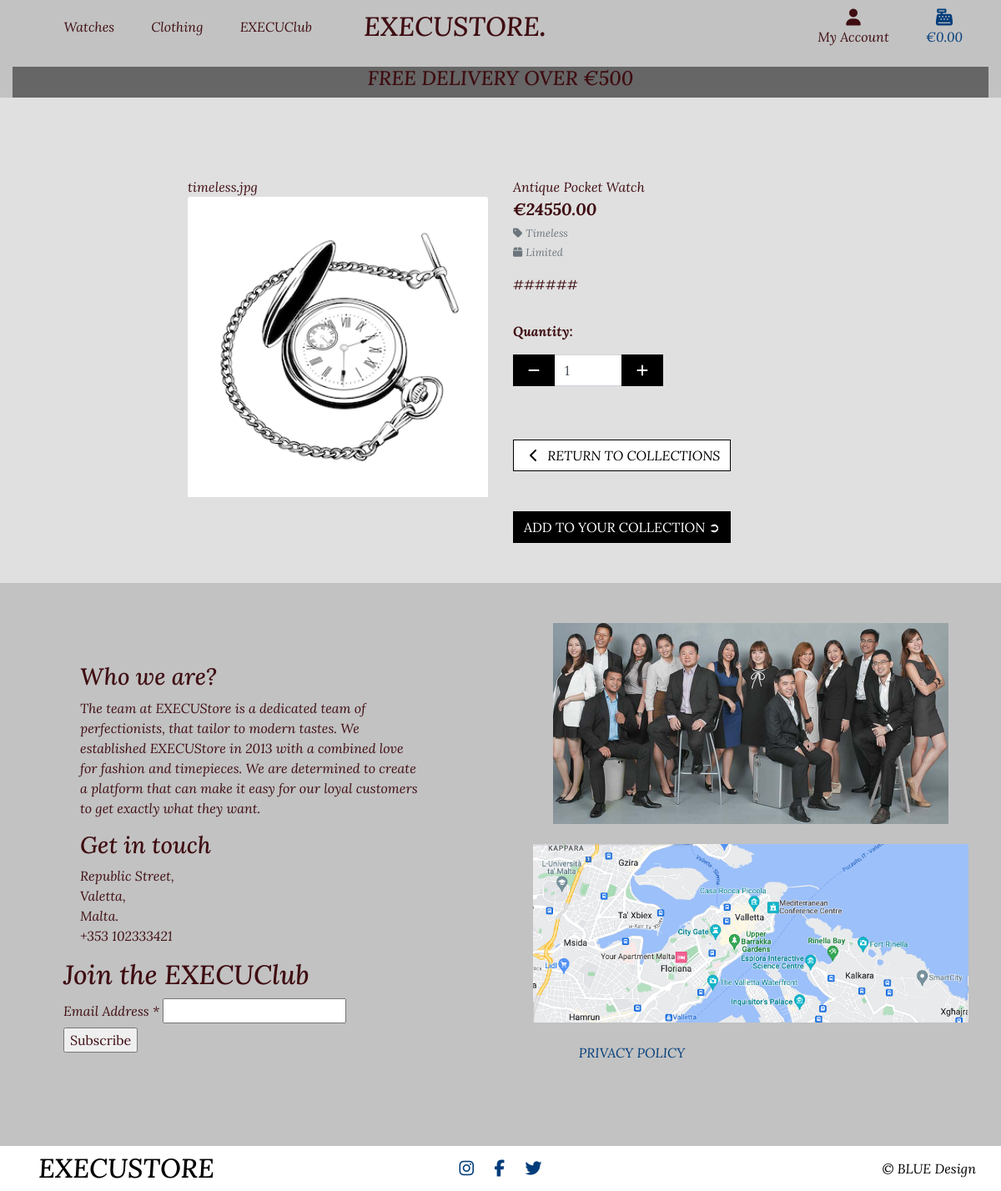
Before: /products/3/ with the older database file.
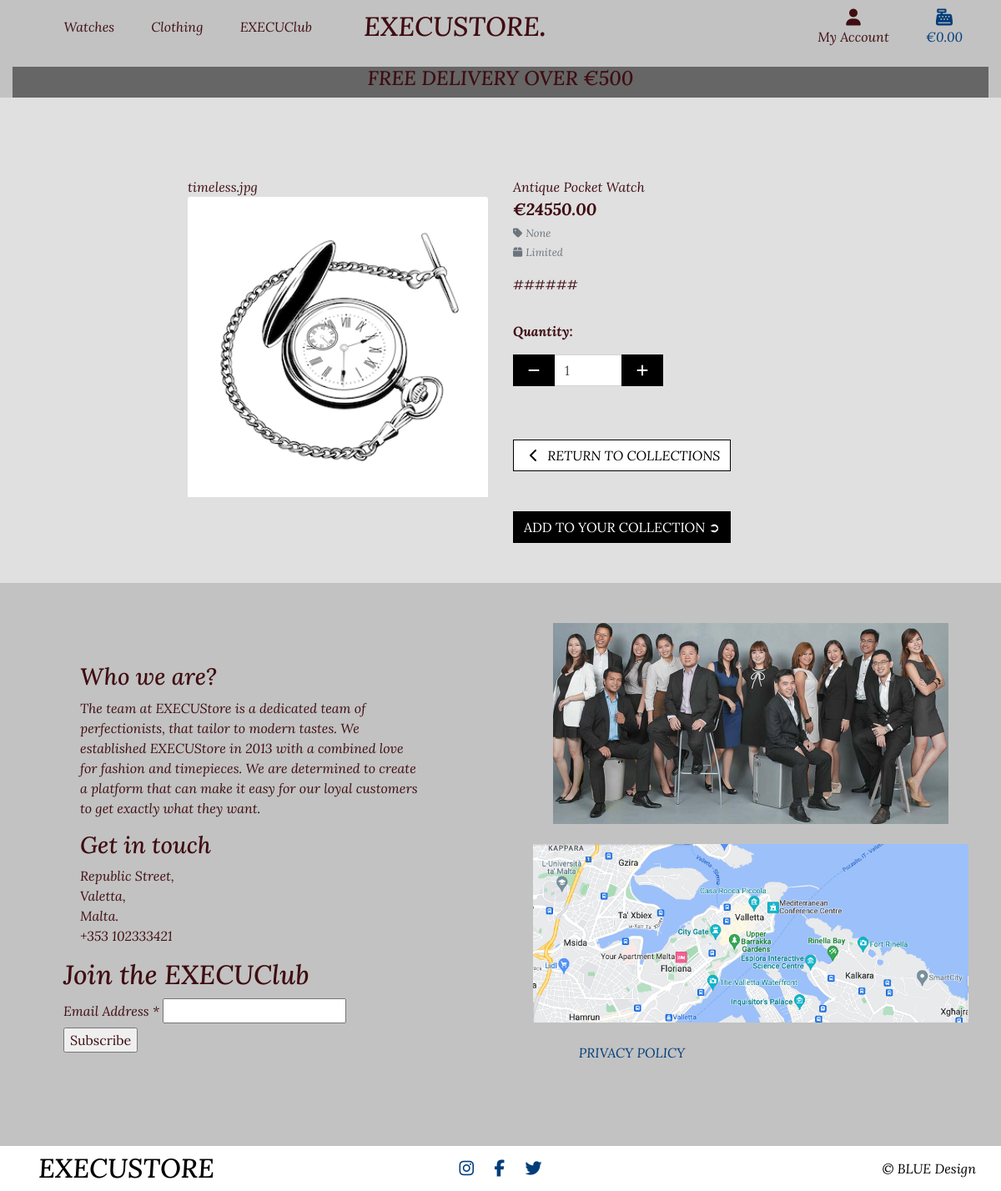
After: the same page with the newer database file.
### products/models.py (models this page shows, shortened)
class Product(models.Model):
    category = models.ForeignKey('Category', null=True, blank=True,
                                 on_delete=models.SET_NULL)
    name = models.CharField(max_length=255)
    product_id = models.CharField(max_length=254, null=True, blank=True)
    description = models.TextField()
    price = models.DecimalField(max_digits=15, decimal_places=2)
    availability = models.CharField(max_length=255)
    image_url = models.URLField(max_length=1024, null=True, blank=True)
    image = models.ImageField(null=True, blank=True)

class Category(models.Model):
    name = models.CharField(max_length=254)
    friendly_name = models.CharField(max_length=254, null=True, blank=True)

### products/views.py (the view)
# urls.py: path('<int:product_id>/', views.product_detail, name='product_detail'),
def product_detail(request, product_id):
    product = get_object_or_404(Product, pk=product_id)
    context = {
        'product': product
    }
    return render(request, 'products/product_detail.html', context)

### bag/contexts.py (called while the page is built, shortened)
def bag_contents(request):
    bag_items = []
    total = 0
    product_count = 0
    bag = request.session.get('bag', {})
    if total < settings.FREE_DELIVERY_THRESHOLD:
        delivery = total * Decimal(settings.STANDARD_DELIVERY_PERCENTAGE / 100)
        free_delivery_delta = settings.FREE_DELIVERY_THRESHOLD - total
    else:
        delivery = 0
        free_delivery_delta = 0
    grand_total = delivery + total
    context = {
        'bag_items': bag_items,
        'total': total,
        'product_count': product_count,
        'delivery': delivery,
        'free_delivery_delta': free_delivery_delta,
        'free_delivery_threshold': settings.FREE_DELIVERY_THRESHOLD,
        'grand_total': grand_total,
    }
    return context

### products/templates/products/product_detail.html (shortened to what the changed rows need)
{% extends "base.html" %}
{% load static %}
{% block content %}
    <div class="container-fluid">
        <div class="row">
            <div class="col-12 col-md-6 col-lg-4 offset-lg-2">
                <div class="image-container my-5">
                    {{ product.image }}
                        <a href="{{ product.image.url }}" target="_blank">
                            <img class="card-img-top img-fluid" src="{{ product.image.url }}" alt="{{ product.name }}">
                        </a>
                </div>
            </div>
            <div class="col-12 col-md-6 col-lg-4">
                <div class="product-details-container mb-5 mt-md-5">
                    <p class="mb-0">{{ product.name }}</p>
                    <p class="lead mb-0 text-left font-weight-bold">€{{ product.price }}</p>
                    {% if product.category %}
                    <p class="small mt-1 mb-0">
                        <a class="text-muted" href="{% url 'products' %}?category={{ product.category.name }}">
                            <i class="fas fa-tag mr-1"></i>{{ product.category.friendly_name }}
                        </a>
                    </p>
                    {% endif %}
                    {% if product.availability %}
                        <small class="text-muted"><i class="fas fa-light fa-box mr-1"></i>{{ product.availability }}</small>
                    {% else %}
                        <small class="text-muted">Contact For Availability</small>
                    {% endif %}
                    <p class="mt-3">{{ product.description }}</p>
                    <form class="form" action="{% url 'add_to_bag' product.id %}" method="POST">
                        <div class="form-row">
                        </div>
                    </form>
                </div>
            </div>
        </div>
    </div>
{% endblock %}

Changed rows visible on the page:
changed Product "timeless.jpg": category.friendly_name "Timeless" → "None"
